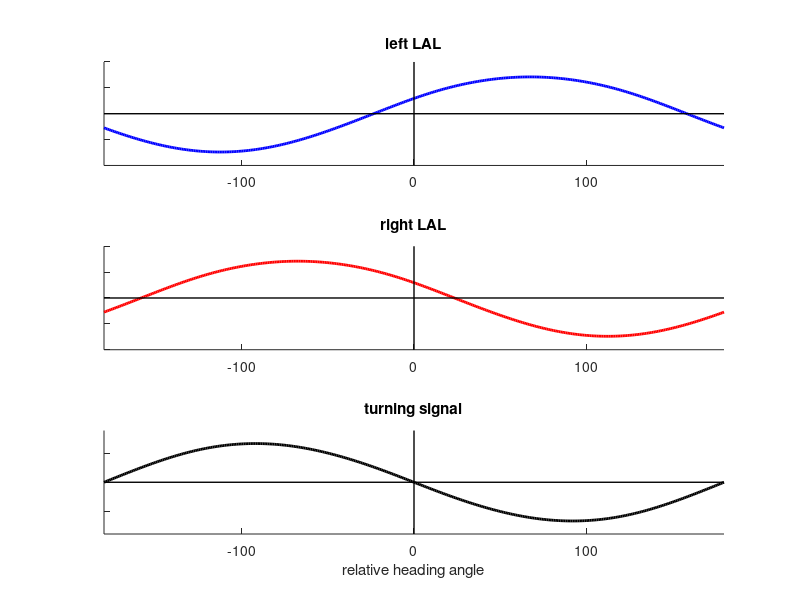

Recreate this plot in MATLAB.
clear all

thetaRight = -[67.5 112.5 157.5 157.5 -157.5 -112.5 -112.5 ...
                -67.5 -22.5 -22.5 22.5 67.5];
thetaLeft = -[-67.5 -22.5 22.5 22.5 67.5 112.5 112.5 ...
                157.5 -157.5 -157.5 -112.5 -67.5];
thetaFB = -((0:30:330) + 15);

% Parameters from data fit
a = 29.2282;
b = 2.1736;
c = -0.7011;
d = 0.6299;

% heading and goal angles
% iGZero is the index of thetaGH = 0
H = -180:1:180;
G = H;
iGZero = find(G==0);

% Left and Right PFL3 rates
%   indexed by (heading,goal,thetaFB)
rML = zeros(length(H),length(G),12);
rMR = zeros(length(H),length(G),12);

for i=1:12
    for j=1:length(G)
        vML = d*cos(pi*(G(j)-thetaFB(i))/180)+ ...
           cos(pi*(H-thetaLeft(i))/180);
        vMR = d*cos(pi*(G(j)-thetaFB(i))/180)+ ...
            cos(pi*(H-thetaRight(i))/180);
        rML(:,j,i) = a*log(1+exp(b*(vML+c)));
        rMR(:,j,i) = a*log(1+exp(b*(vMR+c)));
    end
end

% Left and right LAL outputs and turning signal
rLLAL = sum(rML,3);
rRLAL = sum(rMR,3);
rTurn = rRLAL-rLLAL;

LeftLAL = rLLAL(:,iGZero)-mean(rLLAL(:,iGZero));
RightLAL = rRLAL(:,iGZero)-mean(rRLAL(:,iGZero));
turn = rTurn(:,iGZero);

% Plot LAL and turning signals for goal angle = 0
% The mean of the LAL signals is subtracted out here
figure(1)
subplot(3,1,1)
plot(H,LeftLAL,'b','linewidth',2)
hold on
plot([-180 180],[0 0],'k','linewidth',1);
plot([0 0],[-100 100],'k','linewidth',1);
hold off;
xlim([-180 180]);
set(gca,'YTickLabel',[]);
title('left LAL')
box off
subplot(3,1,2)
plot(H, RightLAL,'r','linewidth',2)
hold on
plot([-180 180],[0 0],'k','linewidth',1);
plot([0 0],[-100 100],'k','linewidth',1);
hold off;
xlim([-180 180]);
set(gca,'YTickLabel',[]);
title('right LAL')
box off
subplot(3,1,3)
plot(H,turn,'k','linewidth',2)
hold on
plot([-180 180],[0 0],'k','linewidth',1);
plot([0 0],[-180 180],'k','linewidth',1);
hold off;
xlim([-180 180]);
ylim([-180 180]);
xlabel('relative heading angle')
set(gca,'YTickLabel',[]);
title('turning signal')
box off

